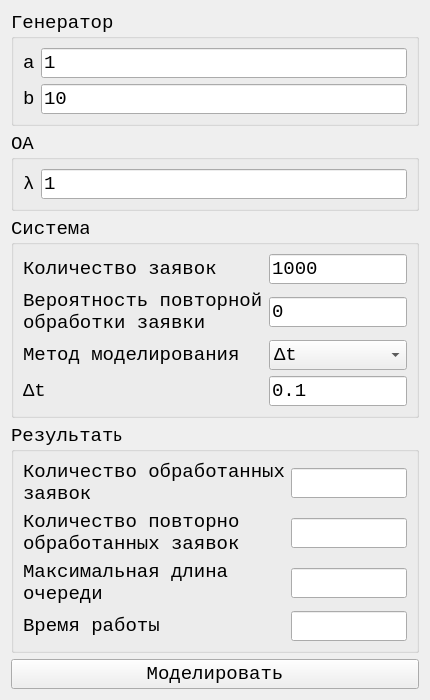
<?xml version="1.0" encoding="UTF-8"?>
<ui version="4.0">
 <class>Form</class>
 <widget class="QWidget" name="Form">
  <property name="geometry">
   <rect>
    <x>0</x>
    <y>0</y>
    <width>427</width>
    <height>662</height>
   </rect>
  </property>
  <property name="sizePolicy">
   <sizepolicy hsizetype="Preferred" vsizetype="Preferred">
    <horstretch>0</horstretch>
    <verstretch>0</verstretch>
   </sizepolicy>
  </property>
  <property name="windowTitle">
   <string>СМО с очередью</string>
  </property>
  <layout class="QVBoxLayout" name="verticalLayout_2">
   <property name="sizeConstraint">
    <enum>QLayout::SetMinimumSize</enum>
   </property>
   <item>
    <widget class="QGroupBox" name="groupBox">
     <property name="font">
      <font>
       <family>Courier New</family>
       <pointsize>14</pointsize>
      </font>
     </property>
     <property name="title">
      <string>Генератор  </string>
     </property>
     <layout class="QGridLayout" name="gridLayout_2">
      <item row="0" column="0">
       <widget class="QLabel" name="label">
        <property name="font">
         <font>
          <family>Courier New</family>
          <pointsize>14</pointsize>
         </font>
        </property>
        <property name="text">
         <string notr="true">a</string>
        </property>
       </widget>
      </item>
      <item row="0" column="1">
       <widget class="QLineEdit" name="lineEdit_generator_a">
        <property name="text">
         <string>1</string>
        </property>
       </widget>
      </item>
      <item row="1" column="0">
       <widget class="QLabel" name="label_2">
        <property name="font">
         <font>
          <family>Courier New</family>
          <pointsize>14</pointsize>
         </font>
        </property>
        <property name="text">
         <string notr="true">b</string>
        </property>
       </widget>
      </item>
      <item row="1" column="1">
       <widget class="QLineEdit" name="lineEdit_generator_b">
        <property name="text">
         <string>10</string>
        </property>
       </widget>
      </item>
     </layout>
    </widget>
   </item>
   <item>
    <widget class="QGroupBox" name="groupBox_2">
     <property name="font">
      <font>
       <family>Courier New</family>
       <pointsize>14</pointsize>
      </font>
     </property>
     <property name="title">
      <string>ОА</string>
     </property>
     <layout class="QGridLayout" name="gridLayout_3">
      <item row="0" column="0">
       <widget class="QLabel" name="label_3">
        <property name="font">
         <font>
          <family>Courier New</family>
          <pointsize>14</pointsize>
         </font>
        </property>
        <property name="text">
         <string notr="true">λ</string>
        </property>
       </widget>
      </item>
      <item row="0" column="1">
       <widget class="QLineEdit" name="lineEdit_servicemachine_lambda">
        <property name="text">
         <string>1</string>
        </property>
       </widget>
      </item>
     </layout>
    </widget>
   </item>
   <item>
    <widget class="QGroupBox" name="groupBox_3">
     <property name="font">
      <font>
       <family>Courier New</family>
       <pointsize>14</pointsize>
      </font>
     </property>
     <property name="title">
      <string>Система</string>
     </property>
     <layout class="QGridLayout" name="gridLayout">
      <item row="3" column="0">
       <widget class="QLabel" name="label_deltat">
        <property name="font">
         <font>
          <family>Courier New</family>
          <pointsize>14</pointsize>
         </font>
        </property>
        <property name="text">
         <string>Δt</string>
        </property>
       </widget>
      </item>
      <item row="2" column="1">
       <widget class="QComboBox" name="comboBox_method">
        <property name="currentIndex">
         <number>1</number>
        </property>
        <item>
         <property name="text">
          <string>Событийный</string>
         </property>
        </item>
        <item>
         <property name="text">
          <string>Δt</string>
         </property>
        </item>
       </widget>
      </item>
      <item row="0" column="0">
       <widget class="QLabel" name="label_5">
        <property name="font">
         <font>
          <family>Courier New</family>
          <pointsize>14</pointsize>
         </font>
        </property>
        <property name="text">
         <string>Количество заявок</string>
        </property>
       </widget>
      </item>
      <item row="0" column="1">
       <widget class="QLineEdit" name="lineEdit_request_count">
        <property name="text">
         <string>1000</string>
        </property>
       </widget>
      </item>
      <item row="2" column="0">
       <widget class="QLabel" name="label_7">
        <property name="font">
         <font>
          <family>Courier New</family>
          <pointsize>14</pointsize>
         </font>
        </property>
        <property name="text">
         <string>Метод моделирования</string>
        </property>
       </widget>
      </item>
      <item row="1" column="1">
       <widget class="QLineEdit" name="lineEdit_reenter_probability">
        <property name="text">
         <string>0</string>
        </property>
       </widget>
      </item>
      <item row="1" column="0">
       <widget class="QLabel" name="label_6">
        <property name="font">
         <font>
          <family>Courier New</family>
          <pointsize>14</pointsize>
         </font>
        </property>
        <property name="text">
         <string>Вероятность повторной
обработки заявки</string>
        </property>
       </widget>
      </item>
      <item row="3" column="1">
       <widget class="QLineEdit" name="lineEdit_deltat">
        <property name="text">
         <string>0.1</string>
        </property>
       </widget>
      </item>
     </layout>
    </widget>
   </item>
   <item>
    <widget class="QGroupBox" name="groupBox_4">
     <property name="font">
      <font>
       <family>Courier New</family>
       <pointsize>14</pointsize>
      </font>
     </property>
     <property name="title">
      <string>Результаты</string>
     </property>
     <layout class="QGridLayout" name="gridLayout_4">
      <item row="1" column="1">
       <widget class="QLineEdit" name="lineEdit_res_reentered_count">
        <property name="readOnly">
         <bool>true</bool>
        </property>
       </widget>
      </item>
      <item row="1" column="0">
       <widget class="QLabel" name="label_9">
        <property name="font">
         <font>
          <family>Courier New</family>
          <pointsize>14</pointsize>
         </font>
        </property>
        <property name="text">
         <string>Количество повторно
обработанных заявок</string>
        </property>
       </widget>
      </item>
      <item row="2" column="0">
       <widget class="QLabel" name="label_10">
        <property name="font">
         <font>
          <family>Courier New</family>
          <pointsize>14</pointsize>
         </font>
        </property>
        <property name="text">
         <string>Максимальная длина
очереди</string>
        </property>
       </widget>
      </item>
      <item row="0" column="0">
       <widget class="QLabel" name="label_8">
        <property name="font">
         <font>
          <family>Courier New</family>
          <pointsize>14</pointsize>
         </font>
        </property>
        <property name="text">
         <string>Количество обработанных
заявок</string>
        </property>
       </widget>
      </item>
      <item row="2" column="1">
       <widget class="QLineEdit" name="lineEdit_res_max_queue_size">
        <property name="readOnly">
         <bool>true</bool>
        </property>
       </widget>
      </item>
      <item row="0" column="1">
       <widget class="QLineEdit" name="lineEdit_res_request_count">
        <property name="readOnly">
         <bool>true</bool>
        </property>
       </widget>
      </item>
      <item row="3" column="0">
       <widget class="QLabel" name="label_4">
        <property name="font">
         <font>
          <family>Courier New</family>
          <pointsize>14</pointsize>
         </font>
        </property>
        <property name="text">
         <string>Время работы</string>
        </property>
       </widget>
      </item>
      <item row="3" column="1">
       <widget class="QLineEdit" name="lineEdit_res_time">
        <property name="readOnly">
         <bool>true</bool>
        </property>
       </widget>
      </item>
     </layout>
    </widget>
   </item>
   <item>
    <widget class="QPushButton" name="pushButton">
     <property name="font">
      <font>
       <family>Courier New</family>
       <pointsize>14</pointsize>
      </font>
     </property>
     <property name="text">
      <string>Моделировать</string>
     </property>
    </widget>
   </item>
   <item>
    <spacer name="verticalSpacer">
     <property name="orientation">
      <enum>Qt::Vertical</enum>
     </property>
     <property name="sizeHint" stdset="0">
      <size>
       <width>20</width>
       <height>40</height>
      </size>
     </property>
    </spacer>
   </item>
  </layout>
 </widget>
 <resources/>
 <connections/>
</ui>
